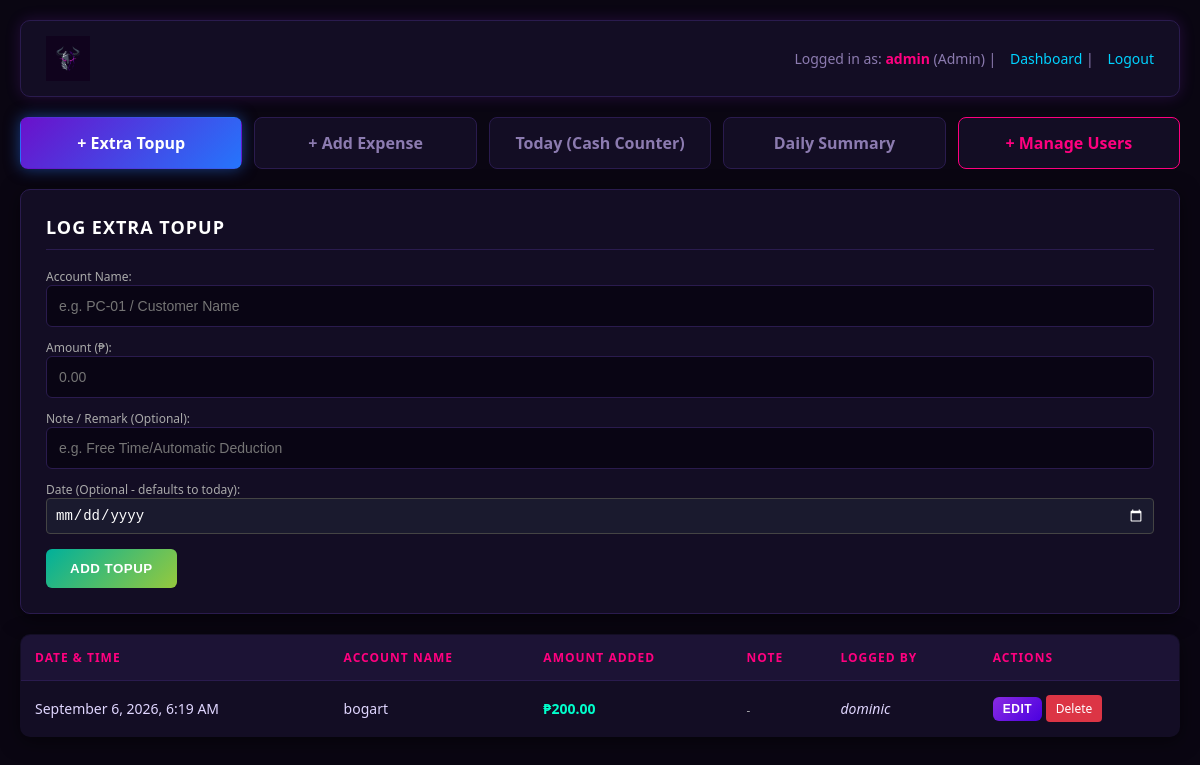
Screenshot of /index.php (signed in) with the database file from the repository.
### tables this page shows
CREATE TABLE `balance_logs` (
  `id` int(11) NOT NULL,
  `date_time` datetime DEFAULT current_timestamp(),
  `account_name` varchar(100) NOT NULL,
  `topup_added` decimal(10,2) NOT NULL,
  `payment_method` varchar(50) NOT NULL,
  `notes` varchar(255) DEFAULT NULL,
  `logged_by` varchar(50) NOT NULL
);

### index.php (the view, shortened to what this page needs)
<?php
require 'db.php';
$logged_user = $_SESSION['username'];
$user_role   = $_SESSION['role'] ?? 'staff';
$active_tab  = $_GET['tab'] ?? 'balance';
$balances = $pdo->query("SELECT * FROM balance_logs ORDER BY date_time DESC")->fetchAll(PDO::FETCH_ASSOC);
?>
<!DOCTYPE html>
<html>
<head>
    <link rel="stylesheet" type="text/css" href="style.css">
</head>
<body>
    <div class="header">
        <div class="brand-section">
            <img src="heroics-title.png" alt="Heroics Gaming Lounge" class="brand-title" style="height: 45px; width: auto;">
        </div>
        <div class="header-user">
            Logged in as: <b><?= htmlspecialchars($logged_user); ?></b> (<?= ucfirst($user_role) ?>) |
            <a href="index.php">Dashboard</a> |
            <a href="logout.php">Logout</a>
        </div>
    </div>
    <div class="nav-buttons">
        <a href="index.php?tab=balance" class="nav-btn <?= $active_tab === 'balance' ? 'active' : '' ?>">+ Extra Topup</a>
        <a href="index.php?tab=expense" class="nav-btn <?= $active_tab === 'expense' ? 'active' : '' ?>">+ Add Expense</a>
        <a href="index.php?tab=today" class="nav-btn <?= $active_tab === 'today' ? 'active' : '' ?>">Today (Cash Counter)</a>
        <a href="summary.php" class="nav-btn">Daily Summary</a>
        <?php if ($user_role === 'admin'): ?>
            <a href="users.php" class="nav-btn" style="border-color: #ff007f; color: #ff007f;">+ Manage Users</a>
        <?php endif; ?>
    </div>
    <?php if ($active_tab === 'balance'): ?>
    <div class="box">
        <h3>Log Extra Topup</h3>
        <form method="POST" action="index.php?tab=balance">
            <div class="form-group" style="margin-bottom: 12px;">
                <label style="display:block; font-size:12px; color:#aaa;">Account Name:</label>
                <input type="text" name="account_name" required placeholder="e.g. PC-01 / Customer Name">
            </div>
            <div class="form-group" style="margin-bottom: 12px;">
                <label style="display:block; font-size:12px; color:#aaa;">Amount (₱):</label>
                <input type="number" step="0.01" name="topup_added" required placeholder="0.00">
            </div>
            <div class="form-group" style="margin-bottom: 12px;">
                <label style="display:block; font-size:12px; color:#aaa;">Note / Remark (Optional):</label>
                <input type="text" name="note" placeholder="e.g. Free Time/Automatic Deduction">
            </div>
            <div class="form-group" style="margin-bottom: 15px;">
                <label style="display:block; font-size:12px; color:#aaa;">Date (Optional - defaults to today):</label>
                <input type="date" name="custom_date" style="color-scheme: dark; padding: 8px; width: 100%; border-radius: 4px; border: 1px solid #444; background: #1a1a2e; color: #fff;">
            </div>
            <button type="submit" class="btn btn-green">Add Topup</button>
        </form>
    </div>
    <table>
        <thead>
            <tr>
                <th>Date & Time</th>
                <th>Account Name</th>
                <th>Amount Added</th>
                <th>Note</th>
                <th>Logged By</th>
                <th>Actions</th>
            </tr>
        </thead>
        <tbody>
            <?php foreach ($balances as $r): ?>
            <tr id="view_b_<?= $r['id'] ?>">
                <td><?= date('F j, Y, g:i A', strtotime($r['date_time'])) ?></td>
                <td><?= htmlspecialchars($r['account_name']) ?></td>
                <td style="color: #00ffcc; font-weight: bold;">₱<?= number_format($r['topup_added'], 2) ?></td>
                <td><small style="color: #bbb;"><?= htmlspecialchars($r['note'] ?? '-') ?></small></td>
                <td><i><?= htmlspecialchars($r['logged_by']) ?></i></td>
                <td>
                    <button class="btn" style="padding: 5px 10px; font-size:12px;" onclick="toggleEdit('b_<?= $r['id'] ?>')">Edit</button>
                    <a href="index.php?tab=balance&delete_tbl=balance_logs&del_id=<?= $r['id'] ?>&csrf_token=<?= $_SESSION['csrf_token'] ?>" onclick="return confirm('Delete this log?')" class="btn-danger" style="text-decoration:none; display:inline-block; padding: 5px 10px; font-size:12px;">Delete</a>
                </td>
            </tr>
            <?php endforeach; ?>
        </tbody>
    </table>
    <?php endif; ?>
</body>
</html>

### style.css (style rules this page uses)
:root { --bg-dark: #0a0612; --card-bg: #130d24; --border-color: #2a1b4e; --primary-purple: #8a2be2; --neon-pink: #ff007f; --neon-blue: #00d2ff; --text-light: #e0d6ff; --text-muted: #8c7bb0; }
body { font-family: 'Segoe UI', Tahoma, Geneva, Verdana, sans-serif; margin: 0; padding: 20px; background-color: var(--bg-dark); color: var(--text-light); }
.header { display: flex; justify-content: space-between; align-items: center; background: var(--card-bg); padding: 15px 25px; border-radius: 10px; border: 1px solid var(--border-color); box-shadow: 0 0 15px rgba(138, 43, 226, 0.2); margin-bottom: 20px; }
.brand-section { display: flex; align-items: center; gap: 15px; }
.brand-title { height: 35px; width: auto; }
.header-user { font-size: 14px; color: var(--text-muted); }
.header-user b { color: var(--neon-pink); }
.header-user a { color: var(--neon-blue); text-decoration: none; margin-left: 10px; }
.nav-buttons { display: flex; gap: 12px; margin-bottom: 20px; }
.nav-btn { flex: 1; text-align: center; padding: 14px; background: var(--card-bg); color: var(--text-muted); text-decoration: none; font-weight: bold; border-radius: 8px; border: 1px solid var(--border-color); transition: all 0.3s ease; }
.nav-btn.active { background: linear-gradient(135deg, #6a11cb 0%, #2575fc 100%); color: #fff; border-color: transparent; box-shadow: 0 0 15px rgba(37, 117, 252, 0.5); }
.box { background: var(--card-bg); padding: 25px; border-radius: 10px; border: 1px solid var(--border-color); box-shadow: 0 4px 20px rgba(0, 0, 0, 0.5); margin-bottom: 20px; }
.box h3 { margin-top: 0; color: #fff; text-transform: uppercase; letter-spacing: 1px; font-size: 18px; border-bottom: 1px solid var(--border-color); padding-bottom: 10px; }
input, select { padding: 12px; background: #090514; border: 1px solid var(--border-color); border-radius: 6px; font-size: 14px; color: #fff; width: 100%; box-sizing: border-box; outline: none; transition: border 0.3s ease; }
button.btn { background: linear-gradient(135deg, #8a2be2, #4a00e0); color: white; border: none; padding: 12px 24px; border-radius: 6px; cursor: pointer; font-weight: bold; text-transform: uppercase; letter-spacing: 0.5px; transition: transform 0.2s, box-shadow 0.2s; }
button.btn-green { background: linear-gradient(135deg, #00b09b, #96c93d); }
button.btn-danger, a.btn-danger { background: #dc3545; color: white; border: none; padding: 6px 12px; border-radius: 4px; cursor: pointer; font-size: 12px; }
table { width: 100%; border-collapse: collapse; background: var(--card-bg); border-radius: 10px; overflow: hidden; border: 1px solid var(--border-color); box-shadow: 0 4px 20px rgba(0, 0, 0, 0.5); }
th, td { border-bottom: 1px solid var(--border-color); padding: 14px; text-align: left; font-size: 14px; }
th { background: #1c1335; color: var(--neon-pink); text-transform: uppercase; font-size: 12px; letter-spacing: 1px; }

### rows the page displays
balance_logs: date_time "September 6, 2026, 6:19 AM", account_name "bogart", topup_added "200.00", note "-", logged_by "dominic"

### other values shown
$logged_user "admin"
$user_role "Admin"
